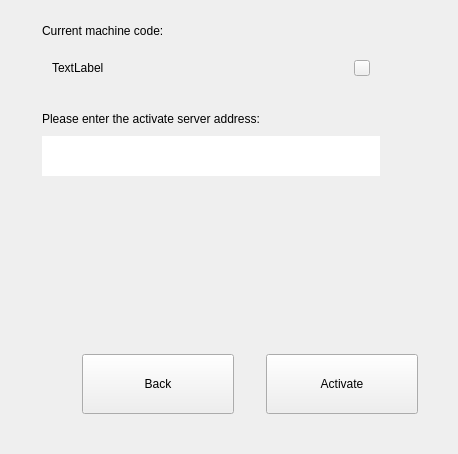
        <widget class="QWidget" name="Pg_online_act">
         <layout class="QVBoxLayout" name="verticalLayout_10">
          <property name="spacing">
           <number>24</number>
          </property>
          <property name="leftMargin">
           <number>42</number>
          </property>
          <property name="topMargin">
           <number>24</number>
          </property>
          <property name="rightMargin">
           <number>40</number>
          </property>
          <property name="bottomMargin">
           <number>40</number>
          </property>
          <item>
           <layout class="QVBoxLayout" name="verticalLayout_6">
            <property name="spacing">
             <number>10</number>
            </property>
            <item>
             <widget class="QLabel" name="label_mc_code_online">
              <property name="text">
               <string>Current machine code:</string>
              </property>
             </widget>
            </item>
            <item>
             <widget class="QWidget" name="widget_online" native="true">
              <property name="minimumSize">
               <size>
                <width>338</width>
                <height>40</height>
               </size>
              </property>
              <property name="maximumSize">
               <size>
                <width>338</width>
                <height>40</height>
               </size>
              </property>
              <layout class="QHBoxLayout" name="horizontalLayout_5">
               <property name="spacing">
                <number>0</number>
               </property>
               <property name="leftMargin">
                <number>10</number>
               </property>
               <property name="topMargin">
                <number>0</number>
               </property>
               <property name="rightMargin">
                <number>10</number>
               </property>
               <property name="bottomMargin">
                <number>0</number>
               </property>
               <item>
                <widget class="QLabel" name="label_mc_online">
                 <property name="text">
                  <string>TextLabel</string>
                 </property>
                </widget>
               </item>
               <item>
                <spacer name="horizontalSpacer_9">
                 <property name="orientation">
                  <enum>Qt::Horizontal</enum>
                 </property>
                 <property name="sizeHint" stdset="0">
                  <size>
                   <width>40</width>
                   <height>20</height>
                  </size>
                 </property>
                </spacer>
               </item>
               <item>
                <widget class="QPushButton" name="btn_qrcode_online">
                 <property name="minimumSize">
                  <size>
                   <width>16</width>
                   <height>16</height>
                  </size>
                 </property>
                 <property name="maximumSize">
                  <size>
                   <width>16</width>
                   <height>16</height>
                  </size>
                 </property>
                 <property name="styleSheet">
                  <string notr="true">border-image:url(:/images/qrcode.svg)</string>
                 </property>
                 <property name="text">
                  <string/>
                 </property>
                </widget>
               </item>
              </layout>
             </widget>
            </item>
           </layout>
          </item>
          <item>
           <layout class="QVBoxLayout" name="verticalLayout_23">
            <property name="spacing">
             <number>10</number>
            </property>
            <item>
             <widget class="QLabel" name="label_input_address">
              <property name="text">
               <string>Please enter the activate server address:</string>
              </property>
             </widget>
            </item>
            <item>
             <widget class="QLineEdit" name="lineEdit_address">
              <property name="enabled">
               <bool>true</bool>
              </property>
              <property name="minimumSize">
               <size>
                <width>338</width>
                <height>40</height>
               </size>
              </property>
              <property name="maximumSize">
               <size>
                <width>338</width>
                <height>40</height>
               </size>
              </property>
              <property name="text">
               <string/>
              </property>
              <property name="frame">
               <bool>false</bool>
              </property>
             </widget>
            </item>
           </layout>
          </item>
          <item>
           <spacer name="verticalSpacer_4">
            <property name="orientation">
             <enum>Qt::Vertical</enum>
            </property>
            <property name="sizeHint" stdset="0">
             <size>
              <width>20</width>
              <height>154</height>
             </size>
            </property>
           </spacer>
          </item>
          <item>
           <layout class="QHBoxLayout" name="horizontalLayout">
            <property name="spacing">
             <number>32</number>
            </property>
            <property name="rightMargin">
             <number>0</number>
            </property>
            <property name="bottomMargin">
             <number>0</number>
            </property>
            <item>
             <spacer name="horizontalSpacer_4">
              <property name="orientation">
               <enum>Qt::Horizontal</enum>
              </property>
              <property name="sizeHint" stdset="0">
               <size>
                <width>40</width>
                <height>20</height>
               </size>
              </property>
             </spacer>
            </item>
            <item>
             <widget class="QPushButton" name="btn_back_online">
              <property name="sizePolicy">
               <sizepolicy hsizetype="Fixed" vsizetype="Fixed">
                <horstretch>0</horstretch>
                <verstretch>0</verstretch>
               </sizepolicy>
              </property>
              <property name="minimumSize">
               <size>
                <width>152</width>
                <height>60</height>
               </size>
              </property>
              <property name="text">
               <string>Back</string>
              </property>
             </widget>
            </item>
            <item>
             <widget class="QPushButton" name="btn_active_online">
              <property name="sizePolicy">
               <sizepolicy hsizetype="Fixed" vsizetype="Fixed">
                <horstretch>0</horstretch>
                <verstretch>0</verstretch>
               </sizepolicy>
              </property>
              <property name="minimumSize">
               <size>
                <width>152</width>
                <height>60</height>
               </size>
              </property>
              <property name="text">
               <string>Activate</string>
              </property>
             </widget>
            </item>
           </layout>
          </item>
         </layout>
        </widget>
